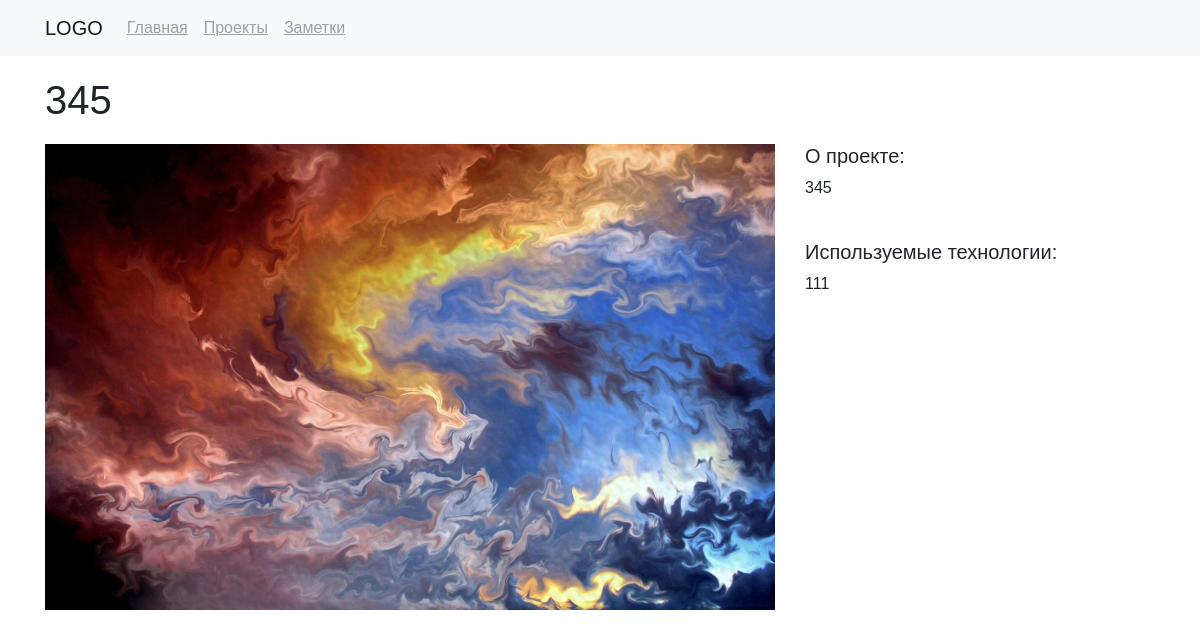
Screenshot of /projects/13/ with the database file from the repository.
### projects/models.py (models this page shows)
class Project(models.Model):
    title = models.CharField(max_length=76)
    description = models.TextField(max_length=150)
    technology = models.CharField(max_length=20)
    image = models.ImageField(upload_to="static/img/", blank=True, null=True)

### projects/views.py (the view)
# urls.py: path("<int:pk>/", views.project_detail, name="project_detail"),
def project_detail(request, pk):
    project = Project.objects.get(pk=pk)
    context = {"project": project}
    return render(request, "project_detail.html", context)

### projects/templates/project_detail.html
{% extends "base.html" %}
{% load static %}
{% block page_content %}
<h1 class="main-header">{{ project.title }}</h1>
<div class="row">
    <div class="col-md-8">
        <img src="{% static project.image %}" alt="" width="100%">
    </div>
    <div class="col-md-4">
        <h5>О проекте:</h5>
        <p>{{ project.description }}</p>
        <br>
        <h5>Используемые технологии:</h5>
        <p>{{ project.technology }}</p>
    </div>
</div>
{% endblock %}

### static/css/style.css (style rules this page uses)
.main-header { margin: 20px 0px 20px 0px; }

### rows the page displays
Project: title "345", image (picture), description "345", technology "111"
